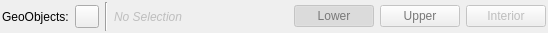
<?xml version="1.0" encoding="UTF-8"?>
<ui version="4.0">
 <class>mapDlg</class>
 <widget class="QDialog" name="mapDlg">
  <property name="geometry">
   <rect>
    <x>0</x>
    <y>0</y>
    <width>548</width>
    <height>33</height>
   </rect>
  </property>
  <property name="sizePolicy">
   <sizepolicy hsizetype="Maximum" vsizetype="Preferred">
    <horstretch>0</horstretch>
    <verstretch>0</verstretch>
   </sizepolicy>
  </property>
  <property name="windowTitle">
   <string>Map</string>
  </property>
  <layout class="QHBoxLayout">
   <property name="leftMargin">
    <number>2</number>
   </property>
   <property name="topMargin">
    <number>2</number>
   </property>
   <property name="rightMargin">
    <number>2</number>
   </property>
   <property name="bottomMargin">
    <number>2</number>
   </property>
   <item>
    <widget class="QLabel" name="GeoObjectLabel">
     <property name="text">
      <string>GeoObjects:</string>
     </property>
    </widget>
   </item>
   <item>
    <widget class="QToolButton" name="addObjectButton">
     <property name="enabled">
      <bool>true</bool>
     </property>
     <property name="toolTip">
      <string>Create new GeoObject</string>
     </property>
     <property name="text">
      <string/>
     </property>
     <property name="icon">
      <iconset resource="../../qCC/icones.qrc">
       <normaloff>:/CC/images/ccAddConstSF.png</normaloff>:/CC/images/ccAddConstSF.png</iconset>
     </property>
     <property name="popupMode">
      <enum>QToolButton::InstantPopup</enum>
     </property>
     <property name="autoRaise">
      <bool>false</bool>
     </property>
    </widget>
   </item>
   <item>
    <widget class="Line" name="line">
     <property name="orientation">
      <enum>Qt::Vertical</enum>
     </property>
    </widget>
   </item>
   <item>
    <widget class="QLabel" name="selectionLabel">
     <property name="enabled">
      <bool>false</bool>
     </property>
     <property name="font">
      <font>
       <italic>true</italic>
      </font>
     </property>
     <property name="layoutDirection">
      <enum>Qt::LeftToRight</enum>
     </property>
     <property name="text">
      <string>No Selection</string>
     </property>
     <property name="alignment">
      <set>Qt::AlignRight|Qt::AlignTrailing|Qt::AlignVCenter</set>
     </property>
    </widget>
   </item>
   <item>
    <spacer name="horizontalSpacer">
     <property name="orientation">
      <enum>Qt::Horizontal</enum>
     </property>
     <property name="sizeHint" stdset="0">
      <size>
       <width>40</width>
       <height>20</height>
      </size>
     </property>
    </spacer>
   </item>
   <item>
    <widget class="QPushButton" name="setLowerButton">
     <property name="enabled">
      <bool>false</bool>
     </property>
     <property name="palette">
      <palette>
       <active>
        <colorrole role="Text">
         <brush brushstyle="SolidPattern">
          <color alpha="255">
           <red>4</red>
           <green>255</green>
           <blue>0</blue>
          </color>
         </brush>
        </colorrole>
        <colorrole role="ButtonText">
         <brush brushstyle="SolidPattern">
          <color alpha="255">
           <red>3</red>
           <green>184</green>
           <blue>0</blue>
          </color>
         </brush>
        </colorrole>
       </active>
       <inactive>
        <colorrole role="Text">
         <brush brushstyle="SolidPattern">
          <color alpha="255">
           <red>4</red>
           <green>255</green>
           <blue>0</blue>
          </color>
         </brush>
        </colorrole>
        <colorrole role="ButtonText">
         <brush brushstyle="SolidPattern">
          <color alpha="255">
           <red>3</red>
           <green>184</green>
           <blue>0</blue>
          </color>
         </brush>
        </colorrole>
       </inactive>
       <disabled>
        <colorrole role="Text">
         <brush brushstyle="SolidPattern">
          <color alpha="255">
           <red>120</red>
           <green>120</green>
           <blue>120</blue>
          </color>
         </brush>
        </colorrole>
        <colorrole role="ButtonText">
         <brush brushstyle="SolidPattern">
          <color alpha="255">
           <red>120</red>
           <green>120</green>
           <blue>120</blue>
          </color>
         </brush>
        </colorrole>
       </disabled>
      </palette>
     </property>
     <property name="toolTip">
      <string>Digitise to lower-contact of GeoObject</string>
     </property>
     <property name="text">
      <string>Lower</string>
     </property>
     <property name="checkable">
      <bool>true</bool>
     </property>
     <property name="checked">
      <bool>true</bool>
     </property>
    </widget>
   </item>
   <item>
    <widget class="QPushButton" name="setUpperButton">
     <property name="enabled">
      <bool>false</bool>
     </property>
     <property name="palette">
      <palette>
       <active>
        <colorrole role="Text">
         <brush brushstyle="SolidPattern">
          <color alpha="255">
           <red>0</red>
           <green>255</green>
           <blue>255</blue>
          </color>
         </brush>
        </colorrole>
        <colorrole role="ButtonText">
         <brush brushstyle="SolidPattern">
          <color alpha="255">
           <red>0</red>
           <green>195</green>
           <blue>198</blue>
          </color>
         </brush>
        </colorrole>
       </active>
       <inactive>
        <colorrole role="Text">
         <brush brushstyle="SolidPattern">
          <color alpha="255">
           <red>0</red>
           <green>255</green>
           <blue>255</blue>
          </color>
         </brush>
        </colorrole>
        <colorrole role="ButtonText">
         <brush brushstyle="SolidPattern">
          <color alpha="255">
           <red>0</red>
           <green>195</green>
           <blue>198</blue>
          </color>
         </brush>
        </colorrole>
       </inactive>
       <disabled>
        <colorrole role="Text">
         <brush brushstyle="SolidPattern">
          <color alpha="255">
           <red>120</red>
           <green>120</green>
           <blue>120</blue>
          </color>
         </brush>
        </colorrole>
        <colorrole role="ButtonText">
         <brush brushstyle="SolidPattern">
          <color alpha="255">
           <red>120</red>
           <green>120</green>
           <blue>120</blue>
          </color>
         </brush>
        </colorrole>
       </disabled>
      </palette>
     </property>
     <property name="toolTip">
      <string>Digitise to upper-contact of GeoObject</string>
     </property>
     <property name="text">
      <string>Upper</string>
     </property>
     <property name="checkable">
      <bool>true</bool>
     </property>
     <property name="checked">
      <bool>false</bool>
     </property>
     <property name="default">
      <bool>false</bool>
     </property>
     <property name="flat">
      <bool>false</bool>
     </property>
    </widget>
   </item>
   <item>
    <widget class="QPushButton" name="setInteriorButton">
     <property name="enabled">
      <bool>false</bool>
     </property>
     <property name="toolTip">
      <string>Digitise to interior of geo-object</string>
     </property>
     <property name="text">
      <string>Interior</string>
     </property>
     <property name="checkable">
      <bool>true</bool>
     </property>
     <property name="checked">
      <bool>false</bool>
     </property>
     <property name="autoDefault">
      <bool>false</bool>
     </property>
     <property name="default">
      <bool>false</bool>
     </property>
     <property name="flat">
      <bool>false</bool>
     </property>
    </widget>
   </item>
  </layout>
 </widget>
 <resources>
  <include location="../../qCC/icones.qrc"/>
 </resources>
 <connections/>
</ui>
